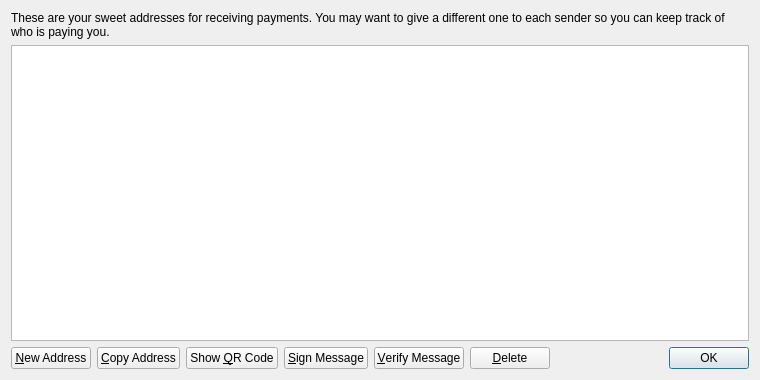
<?xml version="1.0" encoding="UTF-8"?>
<ui version="4.0">
 <class>AddressBookPage</class>
 <widget class="QWidget" name="AddressBookPage">
  <property name="geometry">
   <rect>
    <x>0</x>
    <y>0</y>
    <width>760</width>
    <height>380</height>
   </rect>
  </property>
  <property name="windowTitle">
   <string>Address Book</string>
  </property>
  <layout class="QVBoxLayout" name="verticalLayout">
   <item>
    <widget class="QLabel" name="labelExplanation">
     <property name="text">
      <string>These are your sweet addresses for receiving payments. You may want to give a different one to each sender so you can keep track of who is paying you.</string>
     </property>
     <property name="textFormat">
      <enum>Qt::PlainText</enum>
     </property>
     <property name="wordWrap">
      <bool>true</bool>
     </property>
    </widget>
   </item>
   <item>
    <widget class="QTableView" name="tableView">
     <property name="contextMenuPolicy">
      <enum>Qt::CustomContextMenu</enum>
     </property>
     <property name="toolTip">
      <string>Double-click to edit address or label</string>
     </property>
     <property name="tabKeyNavigation">
      <bool>false</bool>
     </property>
     <property name="alternatingRowColors">
      <bool>true</bool>
     </property>
     <property name="selectionMode">
      <enum>QAbstractItemView::SingleSelection</enum>
     </property>
     <property name="selectionBehavior">
      <enum>QAbstractItemView::SelectRows</enum>
     </property>
     <property name="sortingEnabled">
      <bool>true</bool>
     </property>
     <attribute name="verticalHeaderVisible">
      <bool>false</bool>
     </attribute>
    </widget>
   </item>
   <item>
    <layout class="QHBoxLayout" name="horizontalLayout">
     <item>
      <widget class="QPushButton" name="newAddressButton">
       <property name="toolTip">
        <string>Create a new address</string>
       </property>
       <property name="text">
        <string>&amp;New Address</string>
       </property>
       <property name="icon">
        <iconset resource="../bitcoin.qrc">
         <normaloff>:/icons/add</normaloff>:/icons/add</iconset>
       </property>
      </widget>
     </item>
     <item>
      <widget class="QPushButton" name="copyToClipboard">
       <property name="toolTip">
        <string>Copy the currently selected address to the system clipboard</string>
       </property>
       <property name="text">
        <string>&amp;Copy Address</string>
       </property>
       <property name="icon">
        <iconset resource="../bitcoin.qrc">
         <normaloff>:/icons/editcopy</normaloff>:/icons/editcopy</iconset>
       </property>
      </widget>
     </item>
     <item>
      <widget class="QPushButton" name="showQRCode">
       <property name="text">
        <string>Show &amp;QR Code</string>
       </property>
       <property name="icon">
        <iconset resource="../bitcoin.qrc">
         <normaloff>:/icons/qrcode</normaloff>:/icons/qrcode</iconset>
       </property>
      </widget>
     </item>
     <item>
      <widget class="QPushButton" name="signMessage">
       <property name="toolTip">
        <string>Sign a message to prove you own a Bitcoin address</string>
       </property>
       <property name="text">
        <string>&amp;Sign Message</string>
       </property>
       <property name="icon">
        <iconset resource="../bitcoin.qrc">
         <normaloff>:/icons/edit</normaloff>:/icons/edit</iconset>
       </property>
      </widget>
     </item>
     <item>
      <widget class="QPushButton" name="verifyMessage">
       <property name="toolTip">
        <string>Verify a message to ensure it was signed with a specified Bitcoin address</string>
       </property>
       <property name="text">
        <string>&amp;Verify Message</string>
       </property>
       <property name="icon">
        <iconset resource="../bitcoin.qrc">
         <normaloff>:/icons/transaction_0</normaloff>:/icons/transaction_0</iconset>
       </property>
      </widget>
     </item>
     <item>
      <widget class="QPushButton" name="deleteButton">
       <property name="toolTip">
        <string>Delete the currently selected address from the list. Only sending addresses can be deleted.</string>
       </property>
       <property name="text">
        <string>&amp;Delete</string>
       </property>
       <property name="icon">
        <iconset resource="../bitcoin.qrc">
         <normaloff>:/icons/remove</normaloff>:/icons/remove</iconset>
       </property>
      </widget>
     </item>
     <item>
      <spacer name="horizontalSpacer">
       <property name="orientation">
        <enum>Qt::Horizontal</enum>
       </property>
       <property name="sizeHint" stdset="0">
        <size>
         <width>40</width>
         <height>20</height>
        </size>
       </property>
      </spacer>
     </item>
     <item>
      <widget class="QDialogButtonBox" name="buttonBox">
       <property name="sizePolicy">
        <sizepolicy hsizetype="Maximum" vsizetype="Fixed">
         <horstretch>0</horstretch>
         <verstretch>0</verstretch>
        </sizepolicy>
       </property>
       <property name="standardButtons">
        <set>QDialogButtonBox::Ok</set>
       </property>
      </widget>
     </item>
    </layout>
   </item>
  </layout>
 </widget>
 <resources>
  <include location="../bitcoin.qrc"/>
 </resources>
 <connections/>
</ui>
